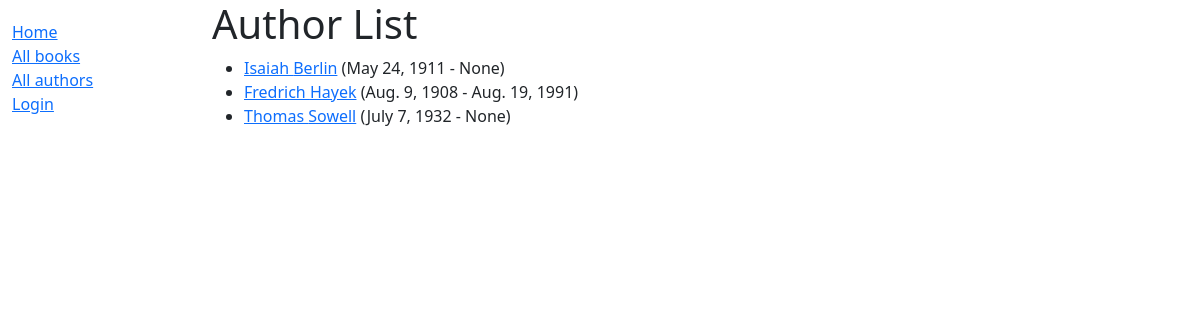
/catalog/author/, run on the app's committed database.
### catalog/models.py (models this page shows, shortened)
class Author(models.Model):
    first_name = models.CharField(max_length=100)
    last_name = models.CharField(max_length=100)
    date_of_birth = models.DateField(null=True, blank=True)
    date_of_death = models.DateField('Died', null=True, blank=True)
    class Meta:
        ordering = ['last_name', 'first_name']
    def get_absolute_url(self):
        return reverse('author-detail', args=[str(self.id)])

### catalog/views.py (the view)
# urls.py: path('author/', views.AuthorListView.as_view(), name='authors'),
class AuthorListView(generic.ListView):
    model = Author
    paginate_by = 10

### catalog/templates/catalog/author_list.html
{% extends "base_generic.html" %}
{% block content %}
  <h1>Author List</h1>
  {% if author_list %}
    <ul>
      {% for author in author_list %}
      <li>
        <a href="{{ author.get_absolute_url }}">{{ author.first_name }} {{ author.last_name }}</a>
        ({{author.date_of_birth}} - {{author.date_of_death}})
      </li>
      {% endfor %}
    </ul>
  {% else %}
    <p>There are no authors in the library.</p>
  {% endif %}
{% endblock %}

### data on the page
Author: first_name "Isaiah", last_name "Berlin", date_of_birth "May 24, 1911", date_of_death "None"
Author: first_name "Fredrich", last_name "Hayek", date_of_birth "Aug. 9, 1908", date_of_death "Aug. 19, 1991"
Author: first_name "Thomas", last_name "Sowell", date_of_birth "July 7, 1932", date_of_death "None"
